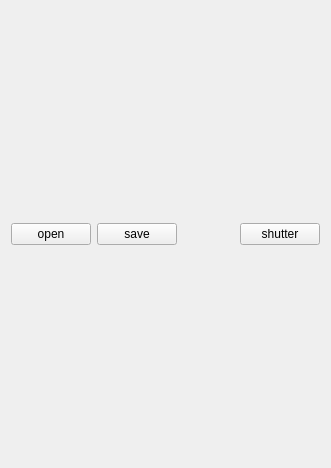
<?xml version="1.0" encoding="UTF-8"?>
<ui version="4.0">
    <class>ThetaViewer</class>
    <widget class="QWidget" name="ThetaViewer">
        <property name="enabled">
            <bool>true</bool>
        </property>
        <property name="geometry">
            <rect>
                <x>0</x>
                <y>0</y>
                <width>331</width>
                <height>468</height>
            </rect>
        </property>
        <property name="windowTitle">
            <string>Theta Viewer</string>
        </property>
        <layout class="QGridLayout" name="gridLayout">
            <item row="0" column="0">
                <widget class="QPushButton" name="_pushButton_open">
                    <property name="text">
                        <string>open</string>
                    </property>
                </widget>
            </item>
            <item row="0" column="1">
                <widget class="QPushButton" name="_pushButton_save">
                    <property name="text">
                        <string>save</string>
                    </property>
                </widget>
            </item>
            <item row="0" column="2">
                <spacer name="horizontalSpacer">
                    <property name="orientation">
                        <enum>Qt::Horizontal</enum>
                    </property>
                    <property name="sizeHint" stdset="0">
                        <size>
                            <width>40</width>
                            <height>20</height>
                        </size>
                    </property>
                </spacer>
            </item>
            <item row="0" column="3">
                <widget class="QPushButton" name="_pushButton_shutter">
                    <property name="text">
                        <string>shutter</string>
                    </property>
                </widget>
            </item>
        </layout>
    </widget>
    <resources/>
    <connections/>
</ui>
